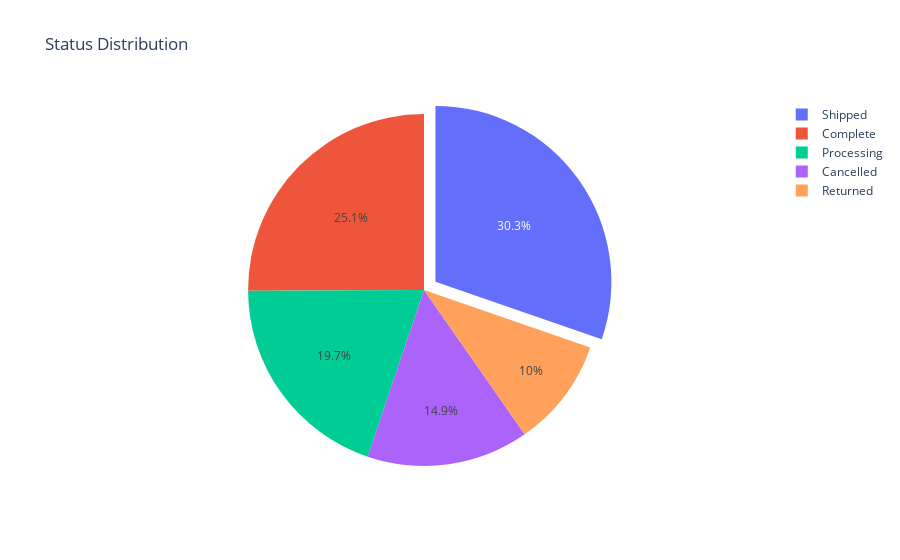

Notebook code for this chart:
### Code cell
fig = ply.graph_objs.Figure(
    data=[
        ply.graph_objs.Pie(labels=count_labels,values=count_value,pull=explode)]
    )
fig.update_layout(title_text='Status Distribution')
fig.show()

### Figure 1 — Plotly figure (JSON) as saved in the notebook; plotly's stock layout.template omitted (floating-point values rounded to 4 significant figures)
{"data": [{"labels": ["Shipped", "Complete", "Processing", "Cancelled", "Returned"], "pull": [0.08, 0, 0, 0, 0], "type": "pie", "values": [54818, 45367, 35727, 26947, 18117]}], "layout": {"title": {"text": "Status Distribution"}}}
